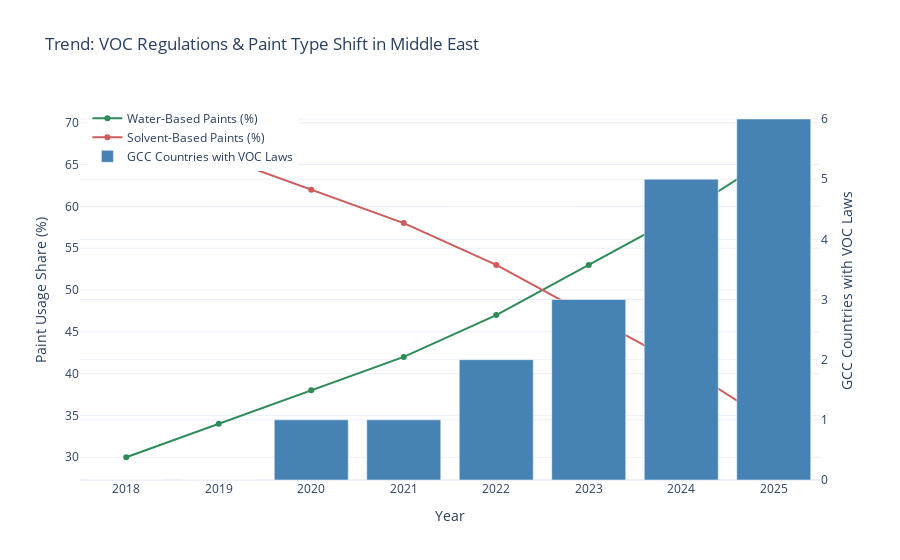

The code cell stored with this chart in its notebook:
### Code cell
import plotly.graph_objects as go

# Simulated data
years = list(range(2018, 2026))
water_based = [30, 34, 38, 42, 47, 53, 59, 66]
solvent_based = [70, 66, 62, 58, 53, 47, 41, 34]
voc_regulations = [0, 0, 1, 1, 2, 3, 5, 6]  # GCC countries with VOC laws

fig = go.Figure()

# Line for Water-Based Paints
fig.add_trace(go.Scatter(
    x=years, y=water_based, mode='lines+markers',
    name='Water-Based Paints (%)', line=dict(color='seagreen')
))

# Line for Solvent-Based Paints
fig.add_trace(go.Scatter(
    x=years, y=solvent_based, mode='lines+markers',
    name='Solvent-Based Paints (%)', line=dict(color='indianred')
))

# Bar for VOC Adoption (Secondary Axis)
fig.add_trace(go.Bar(
    x=years, y=voc_regulations, name='GCC Countries with VOC Laws',
    marker_color='steelblue', yaxis='y2'
))

# Layout with dual y-axes
fig.update_layout(
    title="Trend: VOC Regulations & Paint Type Shift in Middle East",
    xaxis_title="Year",
    yaxis=dict(title="Paint Usage Share (%)"),
    yaxis2=dict(
        title="GCC Countries with VOC Laws",
        overlaying='y',
        side='right'
    ),
    legend=dict(x=0.01, y=0.99),
    template='plotly_white'
)

fig.show()

### Figure 1 — Plotly figure (JSON) as saved in the notebook; plotly's stock layout.template omitted (floating-point values rounded to 4 significant figures)
{"data": [{"line": {"color": "seagreen"}, "mode": "lines+markers", "name": "Water-Based Paints (%)", "type": "scatter", "x": [2018, 2019, 2020, 2021, 2022, 2023, 2024, 2025], "y": [30, 34, 38, 42, 47, 53, 59, 66]}, {"line": {"color": "indianred"}, "mode": "lines+markers", "name": "Solvent-Based Paints (%)", "type": "scatter", "x": [2018, 2019, 2020, 2021, 2022, 2023, 2024, 2025], "y": [70, 66, 62, 58, 53, 47, 41, 34]}, {"marker": {"color": "steelblue"}, "name": "GCC Countries with VOC Laws", "type": "bar", "x": [2018, 2019, 2020, 2021, 2022, 2023, 2024, 2025], "y": [0, 0, 1, 1, 2, 3, 5, 6], "yaxis": "y2"}], "layout": {"legend": {"x": 0.01, "y": 0.99}, "title": {"text": "Trend: VOC Regulations & Paint Type Shift in Middle East"}, "xaxis": {"title": {"text": "Year"}}, "yaxis": {"title": {"text": "Paint Usage Share (%)"}}, "yaxis2": {"overlaying": "y", "side": "right", "title": {"text": "GCC Countries with VOC Laws"}}}}
